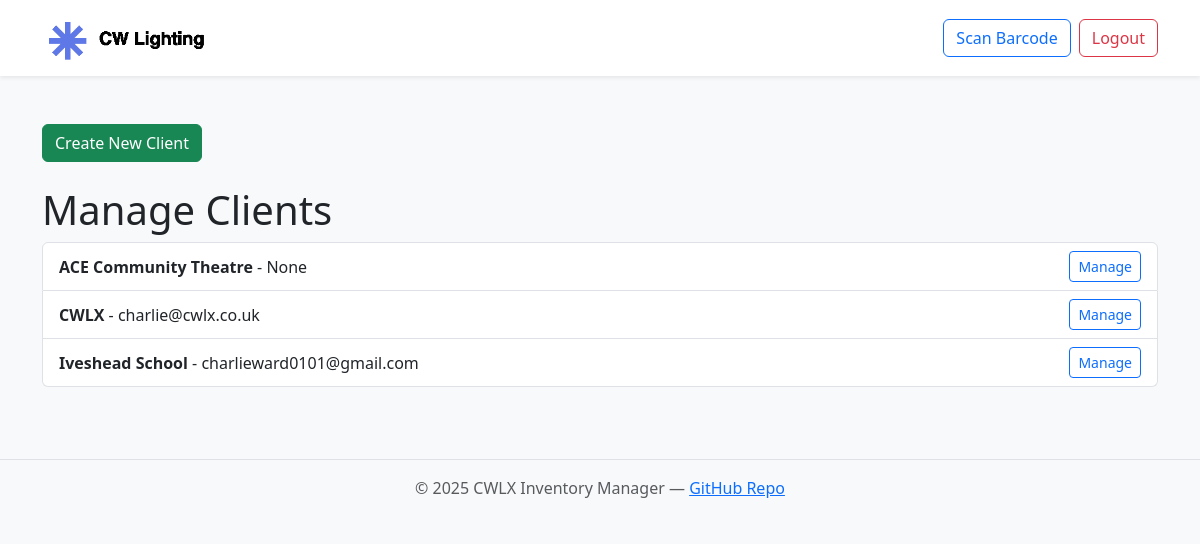
Page /bookings/clients/ (signed in) on the committed database.
### bookings/models.py (models this page shows, shortened)
class Client(models.Model):
    name = models.CharField(max_length=255)
    email = models.EmailField(blank=True, null=True)
    phone = models.CharField(max_length=50, blank=True, null=True)
    notes = models.TextField(blank=True, null=True)

### bookings/views.py (the view)
# urls.py: path('clients/', views.manage_clients, name='manage_clients'),
def manage_clients(request):
    clients = Client.objects.all().order_by('name')
    return render(request, 'bookings/manage_clients.html', {'clients': clients})

### bookings/templates/bookings/manage_clients.html
{% extends "base.html" %}
{% block content %}
  <div class="mb-4">
    <a href="{% url 'bookings:add_client' %}" class="btn btn-success me-2">Create New Client</a>
  </div>
<h1>Manage Clients</h1>
<ul class="list-group">
  {% for client in clients %}
    <li class="list-group-item d-flex justify-content-between align-items-center">
        <div>
            <strong>{{ client.name }}</strong> - {{ client.email }} <br>
        </div>
        <a href="{% url 'bookings:client_detail' client.id %}" class="btn btn-sm btn-outline-primary">Manage</a>
        </li>
    {% empty %}
        <li class="list-group-item">No clients found.</li>
    {% endfor %}
</ul>
{% endblock %}

### rows in the picture
Client: name "ACE Community Theatre", email "None"
Client: name "CWLX", email "charlie@cwlx.co.uk"
Client: name "Iveshead School", email "charlieward0101@gmail.com"
